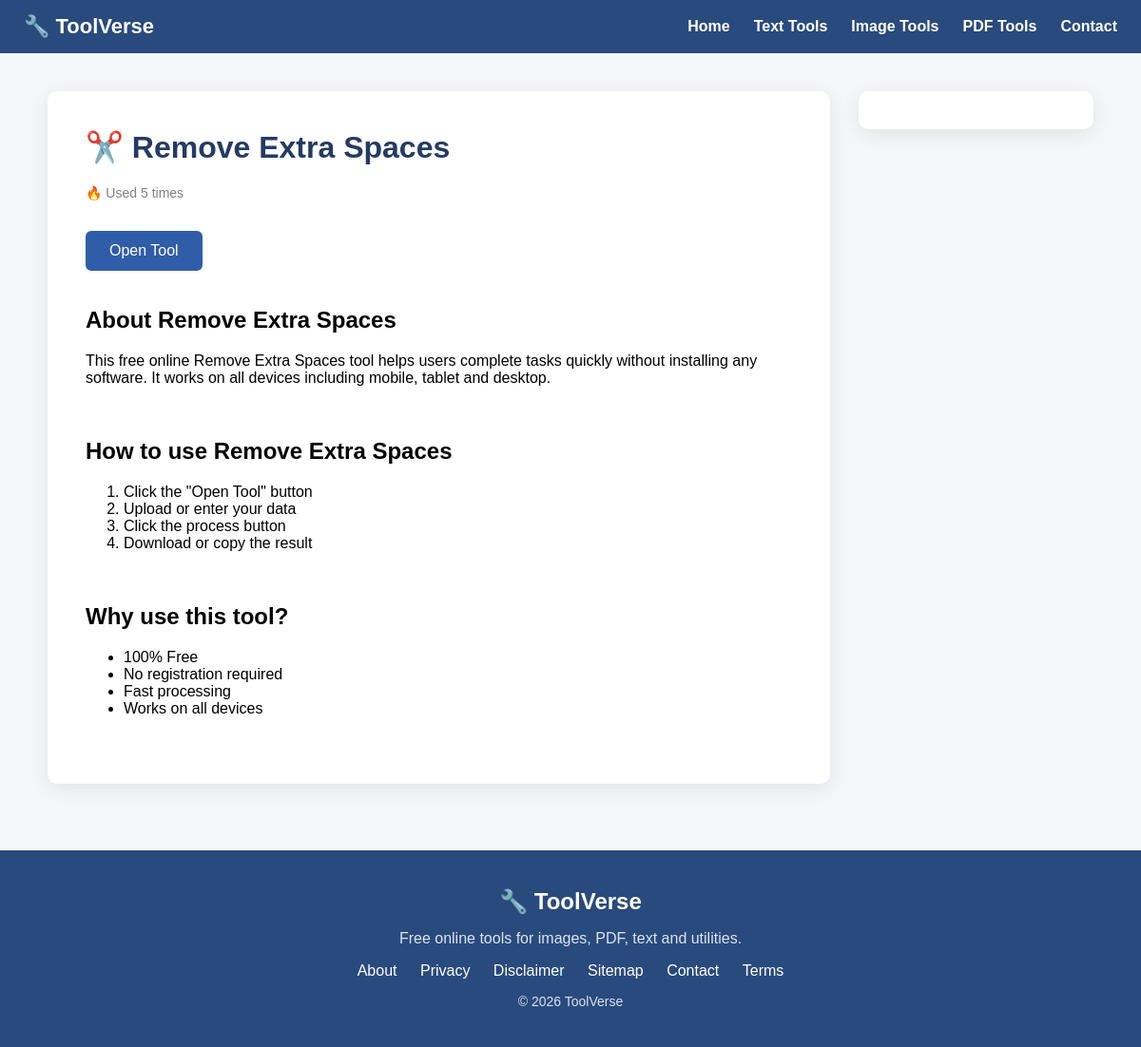
Screenshot of /tools/remove-spaces/ with the database file from the repository.
### tools/models.py (models this page shows, shortened)
class Tool(models.Model):
    name = models.CharField(max_length=100)
    slug = models.SlugField(unique=True)
    url = models.CharField(max_length=200)
    category = models.CharField(max_length=50)
    icon = models.CharField(max_length=10, blank=True)
    description = models.TextField(blank=True)
    seo_title = models.CharField(max_length=200, blank=True)
    seo_description = models.TextField(blank=True)
    usage_count = models.IntegerField(default=0)

### tools/views.py (the view)
# urls.py: path('tools/<slug:slug>/', views.tool_detail, name='tool_detail'),
def tool_detail(request, slug):
    tool = get_object_or_404(Tool, slug=slug)
    Tool.objects.filter(id=tool.id).update(
        usage_count=F("usage_count") + 1
    )
    tool.refresh_from_db()
    return render(request, "tool_detail.html", {
        "tool": tool
    })

### tools/templates/tool_detail.html (shortened to what this page needs)
{% extends "base.html" %}
{% block content %}
<div class="tool-page">
<div class="tool-content">
<h1>{{ tool.icon }} {{ tool.name }}</h1>
<p style="color:gray;font-size:14px;">
🔥 Used {{ tool.usage_count }} times
</p>
<br>
<a href="{{ tool.url }}">
<button class="open-btn">
Open Tool
</button>
</a>
<br><br>
<h2>About {{ tool.name }}</h2>
<p>
This free online {{ tool.name }} tool helps users complete tasks quickly
without installing any software. It works on all devices including
mobile, tablet and desktop.
</p>
<br>
<h2>How to use {{ tool.name }}</h2>
<ol>
<li>Click the "Open Tool" button</li>
<li>Upload or enter your data</li>
<li>Click the process button</li>
<li>Download or copy the result</li>
</ol>
<br>
<h2>Why use this tool?</h2>
<ul>
<li>100% Free</li>
<li>No registration required</li>
<li>Fast processing</li>
<li>Works on all devices</li>
</ul>
</div>
<div class="sidebar">
<div class="sidebar-ad">
</div>
</div>
</div>
{% endblock %}

### tools/templates/base.html (style rules this page uses)
body { font-family:Arial, Helvetica, sans-serif; margin:0; background:#f4f6f9; }

### tools/templates/tool_detail.html (style rules this page uses)
.tool-page { display:flex; gap:30px; max-width:1100px; margin:auto; }
.tool-content { flex:3; background:white; padding:40px; border-radius:10px; box-shadow:0 5px 20px rgba(0,0,0,0.08); }
.sidebar { flex:1; }
.sidebar-ad { background:white; padding:20px; border-radius:10px; box-shadow:0 5px 20px rgba(0,0,0,0.08); text-align:center; }
.tool-content h1 { margin-top:0; color:#243b64; }
.open-btn { padding:12px 25px; font-size:16px; background:#2f5da8; color:white; border:none; border-radius:6px; cursor:pointer; }

### rows the page displays
Tool: icon "✂️", name "Remove Extra Spaces", usage_count "5"
